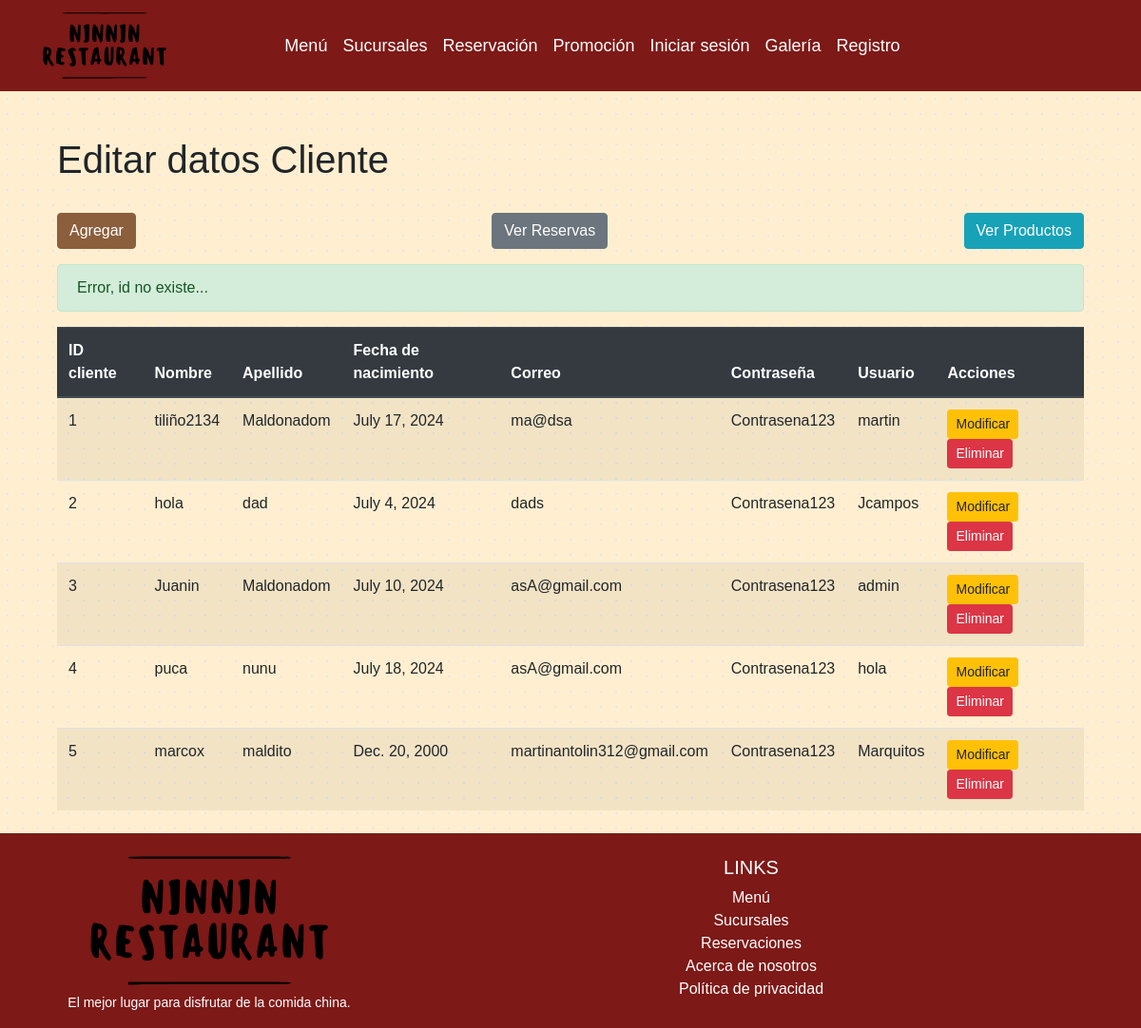
/clientes/clientes_del/11, run on an earlier commit of the app's database.
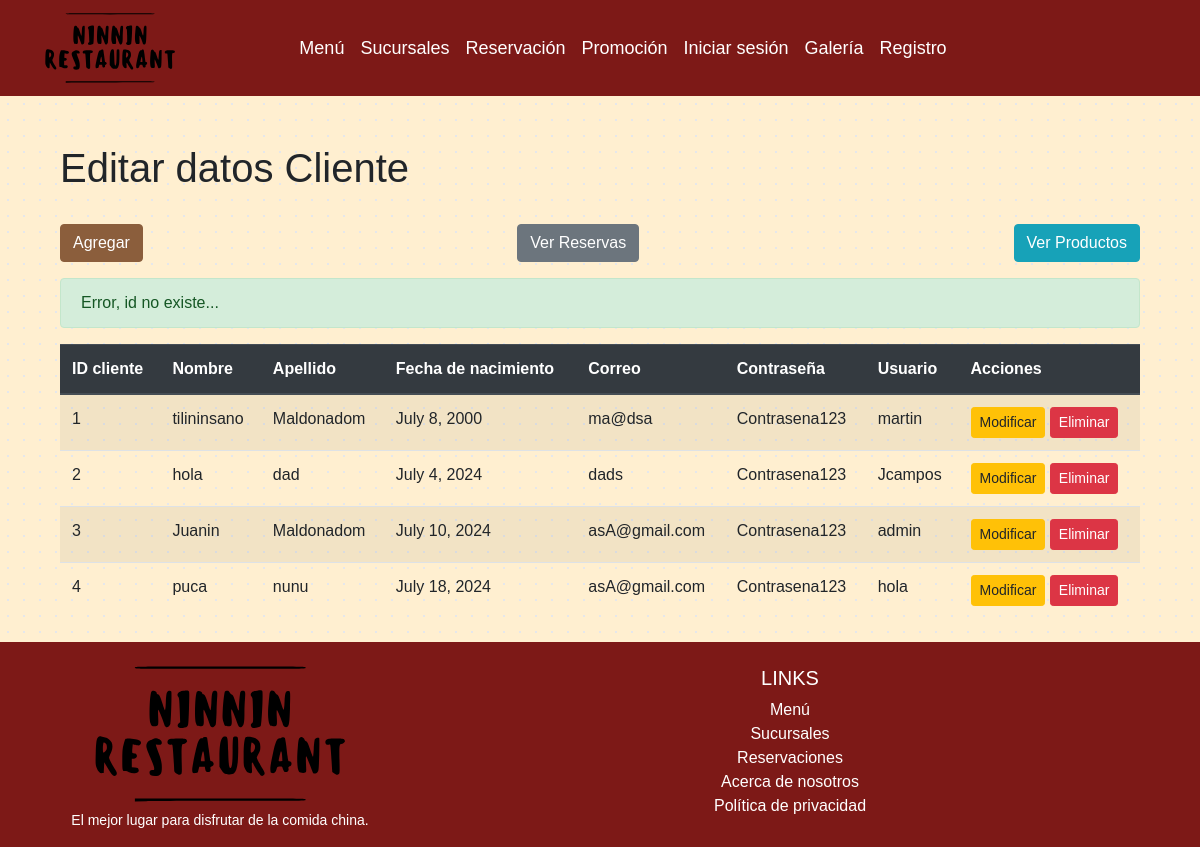
And on a later commit of the database.
### clientes/models.py (models this page shows, shortened)
class Cliente(models.Model):
    user   = models.OneToOneField(User, on_delete=models.CASCADE)
    nombre = models.CharField(max_length=100)
    apellido = models.CharField(max_length=100)
    fecha_nacimiento = models.DateField()
    email = models.EmailField()
    password = models.CharField(max_length=100)

### clientes/views.py (the view)
# urls.py: path('clientes_del/<str:pk>', views.clientes_del, name='clientes_del'),
def clientes_del (request,pk):
    context={}
    try:
        cliente = Cliente.objects.get(id=pk)
        cliente.delete()
        mensaje = "Datos de cliente eliminados"
        clientes = Cliente.objects.all()
        context = {'clientes' : clientes, 'mensaje' : mensaje}
        return render(request,'clientes/clientes_list.html',context)
    except:
        mensaje="Error, id no existe..."
        clientes = Cliente.objects.all()
        context = {'clientes' : clientes, 'mensaje': mensaje }
        return render(request, 'clientes/clientes_list.html', context)

### clientes/templates/clientes/clientes_list.html
{% extends "clientes/base.html" %}
{% block content %}
    <div class="container mt-5">
        <h1>Editar datos Cliente</h1>
        <br>
        <div class="d-flex justify-content-between mb-3">
            <button type="button" class="btn btn-primary">
                <a href="{% url 'clientesAdd' %}" class="text-white">Agregar</a>
            </button>
            <button type="button" class="btn btn-secondary">
                <a href="{% url 'reserva_list' %}" class="text-white">Ver Reservas</a>
            </button>
            <button type="button" class="btn btn-info">
                <a href="{% url 'crud_producto' %}" class="text-white">Ver Productos</a>
            </button>
        </div>
        <div id="idMensaje">
            {% if mensaje %}
                <div class="alert alert-success">
                    {{ mensaje }}
                </div>
            {% endif %}
        </div>
        <table class="table table-striped">
            {% if clientes %}
                <thead class="thead-dark">
                    <tr>
                        <th scope="col">ID cliente</th>
                        <th scope="col">Nombre</th>
                        <th scope="col">Apellido</th>
                        <th scope="col">Fecha de nacimiento</th>
                        <th scope="col">Correo</th>
                        <th scope="col">Contraseña</th>
                        <th scope="col">Usuario</th>
                        <th scope="col">Acciones</th>
                    </tr>
                </thead>
                <tbody>
                    {% for x in clientes %}
                        <tr>
                            <td>{{ x.id }}</td>
                            <td>{{ x.nombre }}</td>
                            <td>{{ x.apellido }}</td>
                            <td>{{ x.fecha_nacimiento }}</td>
                            <td>{{ x.email }}</td>
                            <td>{{ x.password }}</td>
                            <td>{{ x.user }}</td>
                            <td>
                                <a href="{% url 'clientes_findEdit' pk=x.id %}" class="btn btn-warning btn-sm">Modificar</a>
                                <a href="{% url 'clientes_del' pk=x.id %}" class="btn btn-danger btn-sm">Eliminar</a>
                            </td>
                        </tr>
                    {% endfor %}
                </tbody>
            {% else %}
                <tr>
                    <td colspan="8" class="text-center">No hay clientes disponibles</td>
                </tr>
            {% endif %}
        </table>
    </div>
{% endblock %}

What changed in the data, as far as the page shows it:
removed Cliente: id "5", nombre "marcox", apellido "maldito", fecha_nacimiento "Dec. 20, 2000", email "martinantolin312@gmail.com", password "Contrasena123", user "Marquitos"
changed Cliente "ma@dsa": nombre "tiliño2134" → "tilininsano"; fecha_nacimiento "July 17, 2024" → "July 8, 2000"
